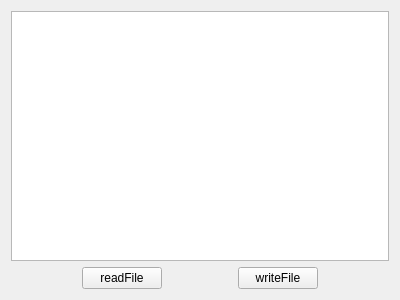
<?xml version="1.0" encoding="UTF-8"?>
<ui version="4.0">
 <class>Widget</class>
 <widget class="QWidget" name="Widget">
  <property name="geometry">
   <rect>
    <x>0</x>
    <y>0</y>
    <width>400</width>
    <height>300</height>
   </rect>
  </property>
  <property name="windowTitle">
   <string>Widget</string>
  </property>
  <layout class="QGridLayout" name="gridLayout">
   <item row="0" column="0" colspan="5">
    <widget class="QTextEdit" name="textEdit"/>
   </item>
   <item row="1" column="0">
    <spacer name="horizontalSpacer">
     <property name="orientation">
      <enum>Qt::Horizontal</enum>
     </property>
     <property name="sizeHint" stdset="0">
      <size>
       <width>63</width>
       <height>20</height>
      </size>
     </property>
    </spacer>
   </item>
   <item row="1" column="1">
    <widget class="QPushButton" name="buttonRead">
     <property name="text">
      <string>readFile</string>
     </property>
    </widget>
   </item>
   <item row="1" column="2">
    <spacer name="horizontalSpacer_2">
     <property name="orientation">
      <enum>Qt::Horizontal</enum>
     </property>
     <property name="sizeHint" stdset="0">
      <size>
       <width>63</width>
       <height>20</height>
      </size>
     </property>
    </spacer>
   </item>
   <item row="1" column="3">
    <widget class="QPushButton" name="buttonWrite">
     <property name="text">
      <string>writeFile</string>
     </property>
    </widget>
   </item>
   <item row="1" column="4">
    <spacer name="horizontalSpacer_3">
     <property name="orientation">
      <enum>Qt::Horizontal</enum>
     </property>
     <property name="sizeHint" stdset="0">
      <size>
       <width>63</width>
       <height>20</height>
      </size>
     </property>
    </spacer>
   </item>
  </layout>
 </widget>
 <layoutdefault spacing="6" margin="11"/>
 <resources/>
 <connections/>
</ui>
